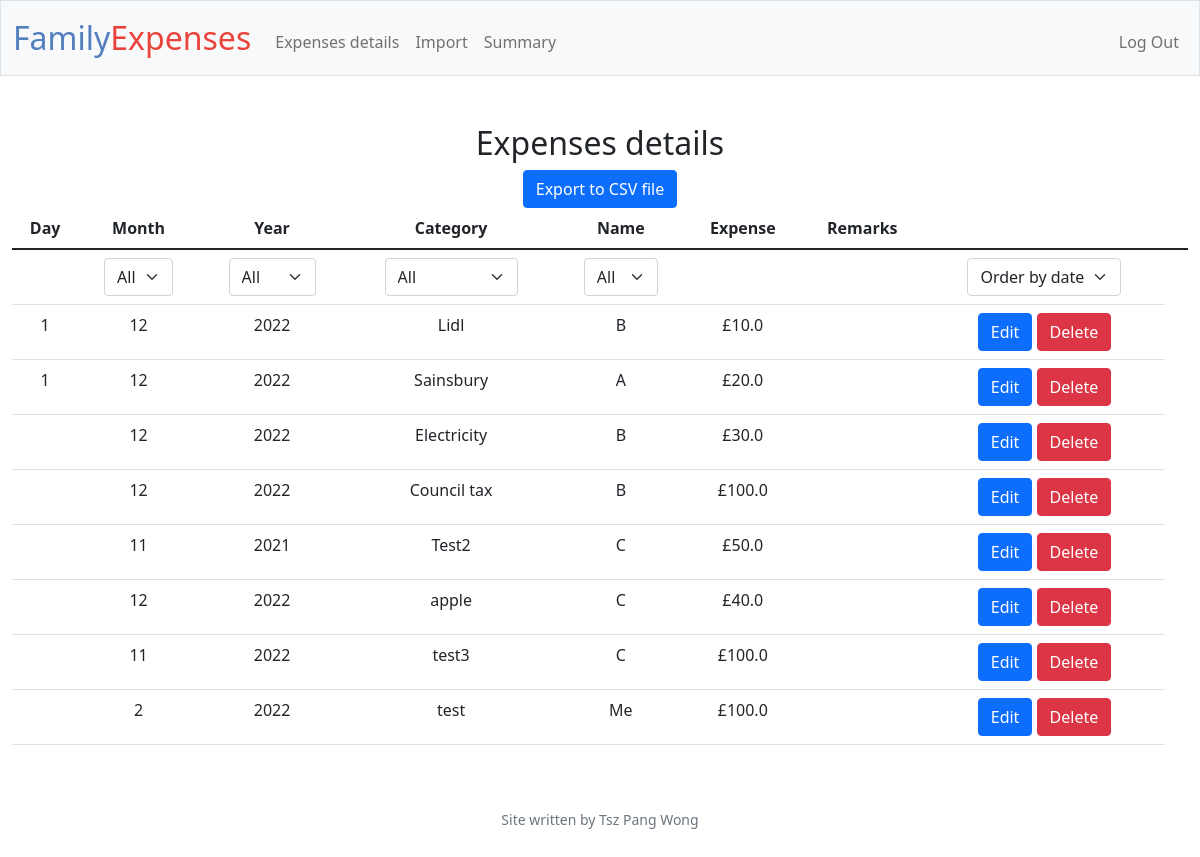
The page / (signed in) on the database its author committed.
### tables this page shows
CREATE TABLE expenses (
row_id INTEGER PRIMARY KEY,
day INTEGER,
month INTEGER NOT NULL,
year INTEGER NOT NULL,
category TEXT NOT NULL,
name TEXT NOT NULL,
expense REAL NOT NULL,
remarks TEXT,
user_id INTEGER NOT NULL,
FOREIGN KEY (user_id) REFERENCES users (id)
ON DELETE CASCADE
ON UPDATE NO ACTION);

### app.py (the view)
@app.route("/")
@login_required
def index():
    if request.method == "GET":
        cursor = connection.cursor()
        total_expenses = cursor.execute("SELECT * FROM expenses WHERE user_id = ?", [(session["user_id"])]).fetchall()
        distinct_month = cursor.execute("SELECT DISTINCT month FROM expenses WHERE user_id = ?", [session["user_id"]]).fetchall()
        distinct_year = cursor.execute("SELECT DISTINCT year FROM expenses WHERE user_id = ?", [session["user_id"]]).fetchall()
        distinct_name = cursor.execute("SELECT DISTINCT name FROM expenses WHERE user_id = ?", [session["user_id"]]).fetchall()
        distinct_category = cursor.execute("SELECT DISTINCT category FROM expenses WHERE user_id = ?", [session["user_id"]]).fetchall()
        load_selected_option = 0
        return render_template("details.html", expenses=total_expenses, d_months=distinct_month, d_years=distinct_year, d_names=distinct_name,d_categories=distinct_category, load_option = load_selected_option)

### app.py (called while the page is built)
@app.after_request
def after_request(response):
    response.headers["Cache-Control"] = "no-cache, no-store, must-revalidate"
    response.headers["Expires"] = 0
    response.headers["Pragma"] = "no-cache"
    return response

### helpers.py (called while the page is built)
def login_required(f):
    @wraps(f)
    def decorated_function(*args, **kwargs):
        if session.get("user_id") is None:
            return redirect("/login")
        return f(*args, **kwargs)
    return decorated_function

### templates/details.html (shortened to what this page needs)
{% extends "layout.html" %}
{% block main %}
    <div><h2>Expenses details</h2></div>
    <div>
        <form action="/export", method ="post">
            <button class="btn btn-primary" type="submit" id="export" name ="export">Export to CSV file</button></td>
        </form>
    </div>
<form action="/select", method = "post", id="filter_select" name="filter_select">
<table class="table">
    <thread>
        <tr>
            <th>Day</th>
            <th>Month</th>
            <th>Year</th>
            <th>Category</th>
            <th>Name</th>
            <th>Expense</th>
            <th>Remarks</th>
            <th></th>
            <th></th>
        </tr>
    </thread>
    <tbody>
        <tr>
            <td></td>
            <td>
                <select class="form-select mx-auto w-auto" id="month" name="month" onchange="select_save_auto_sumbit('month_key', this.value)">
                    <option value ='All'>All</option>
                </select>
            </td>
            <td>
                <select class="form-select mx-auto w-auto" id="year" name="year" onchange="select_save_auto_sumbit('year_key', this.value)">
                    <option value ='All'>All</option>
                </select>
            </td>
            <td>
                <select class="form-select mx-auto w-auto" id="category" name="category" onchange="select_save_auto_sumbit('category_key', this.value)">
                    <option value ='All'>All</option>
                </select>
            </td>
            <td>
                <select class="form-select mx-auto w-auto" id="name" name="name" onchange="select_save_auto_sumbit('name_key', this.value)">
                    <option value ='All'>All</option>
                </select>
            </td>
            <td></td>
            <td></td>
            <td>
                <select class="form-select mx-auto w-auto" id="order" name="order" onchange="select_save_auto_sumbit('order_key', this.value)">
                    <option value ='No' selected value>Order by date</option>
                </select>
                </td>
        </tr>
        {% for exp in expenses %}
                <td>{{ exp[1] }}</td>
                <td>{{ exp[2] }}</td>
                <td>{{ exp[3] }}</td>
                <td>{{ exp[4] }}</td>
                <td>{{ exp[5] }}</td>
                <td>£{{ exp[6] }}</td>
                <td>{{ exp[7] }}</td>
                <td><button class="btn btn-primary" type="submit" id="edit" name ="edit" value = {{ exp[0] }}>Edit</button>
                <button class="btn btn-danger" type="submit" onclick="return confirm('Are you sure?')" id="delete" name ="delete" value = {{ exp[0] }}>Delete</button></td>
        {% endfor %}
    </tbody>
</table>
</form>
{% endblock %}

### rows shown on the page
expenses: day "1", month "12", year "2022", category "Lidl", name "B", expense "10.0", {{ exp[0] }} 5 (drawn)
expenses: day "1", month "12", year "2022", category "Sainsbury", name "A", expense "20.0", {{ exp[0] }} 6 (drawn)
expenses: month "12", year "2022", category "Electricity", name "B", expense "30.0", {{ exp[0] }} 7 (drawn)
expenses: month "12", year "2022", category "Council tax", name "B", expense "100.0", {{ exp[0] }} 8 (drawn)
expenses: month "11", year "2021", category "Test2", name "C", expense "50.0", {{ exp[0] }} 9 (drawn)
expenses: month "12", year "2022", category "apple", name "C", expense "40.0", {{ exp[0] }} 10 (drawn)
expenses: month "11", year "2022", category "test3", name "C", expense "100.0"
expenses: month "2", year "2022", category "test", name "Me", expense "100.0", {{ exp[0] }} 12 (drawn)
